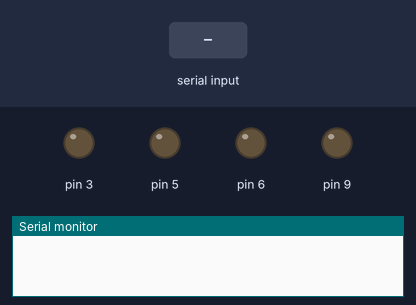
Simulated run of this sketch. Board: Arduino Uno, built with avr-gcc and run on an emulated ATmega328P. Shown: output pins drawn as LEDs (lit = HIGH), the last lines printed to the serial monitor. The test bench sets the inputs (shaded band).

Above: at 1.2 s.
1.3 s: "1" received over the second serial link
At 1.7 s:
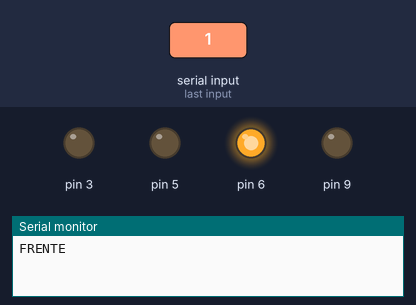
2.8 s: "2" received over the second serial link
At 4.0 s:
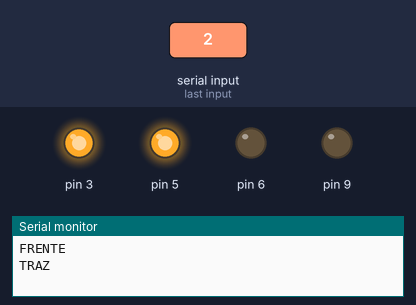
4.3 s: "3" received over the second serial link
At 5.2 s:
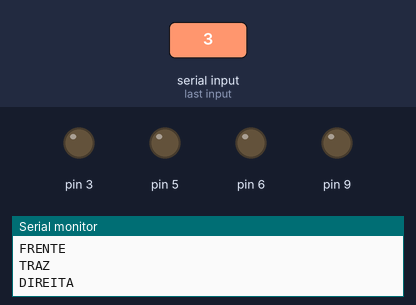
Timing chart, 0 to 7.3 s (numbered marks = the images above; inputs shaded):
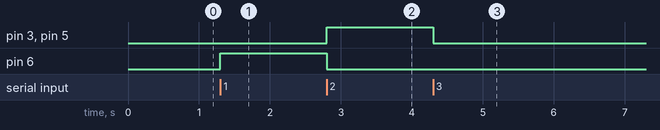

Measured:
- after the input at 1.3 s, pin 6: LOW → HIGH at once
- after the input at 2.8 s, pin 3, pin 5: LOW → HIGH at once; pin 6: HIGH → LOW at once
- after the input at 4.3 s, pin 3, pin 5: HIGH → LOW at once

The sketch:

carrinhoBluetooth.ino
```cpp
#include <SoftwareSerial.h> //BIBLIOTECA

const int pinoRX = 11; //PINO DIGITAL 11 (RX)
const int pinoTX = 10; //PINO DIGITAL 10 (TX)
int dadoBluetooth = 0; //VARIÁVEL QUE ARMAZENA O VALOR ENVIADO PELO BLUETOOTH

SoftwareSerial bluetooth(pinoRX, pinoTX); //PINOS QUE EMULAM A SERIAL

void setup(){
  Serial.begin(9600); //INICIALIZA A SERIAL
  bluetooth.begin(9600); //INICIALIZA A SERIAL DO BLUETOOTH
  pinMode(9, OUTPUT);
  pinMode(3, OUTPUT);
  pinMode(5, OUTPUT);
  pinMode(6, OUTPUT);
}

void loop(){
  if(bluetooth.available()){ //SE O BLUETOOTH ESTIVER HABILITADO, FAZ
       dadoBluetooth = bluetooth.read(); //VARIÁVEL RECEBE O VALOR ENVIADO PELO BLUETOOTH

    if(dadoBluetooth == '1'){ //SE O VALOR RECEBIDO FOR IGUAL A 1, FAZ
      Serial.println("FRENTE"); //IMPRIME O TEXTO NA SERIAL
      digitalWrite(13, HIGH);
      digitalWrite(3,LOW);
      digitalWrite(6,HIGH);
      digitalWrite(5,LOW);
    }
    if(dadoBluetooth == '2'){ //SE O VALOR RECEBIDO FOR IGUAL A 2, FAZ
      Serial.println("TRAZ"); //IMPRIME O TEXTO NA SERIAL
      digitalWrite(3, HIGH);
      digitalWrite(13,LOW);
      digitalWrite(5,HIGH);
      digitalWrite(6,LOW);
    }
    if(dadoBluetooth == '3'){ //SE O VALOR RECEBIDO FOR IGUAL A 3, FAZ
      Serial.println("DIREITA"); //IMPRIME O TEXTO NA SERIAL
      digitalWrite(13, HIGH);
      digitalWrite(3,LOW);
      digitalWrite(5,LOW);
      digitalWrite(6,LOW);
    }
    if(dadoBluetooth == '4'){ //SE O VALOR RECEBIDO FOR IGUAL A 4, FAZ
      Serial.println("ESQUERDA"); //IMPRIME O TEXTO NA SERIAL
      digitalWrite(3, LOW);
      digitalWrite(13,LOW);
      digitalWrite(6,HIGH);
      digitalWrite(5,LOW);
    }
    if(dadoBluetooth == '0'){ //SE O VALOR RECEBIDO FOR IGUAL A 0, FAZ
      Serial.println("DESLIGADO"); //IMPRIME O TEXTO NA SERIAL
      digitalWrite(13, LOW);
      digitalWrite(3, LOW);
      digitalWrite(5, LOW);
      digitalWrite(6, LOW);
    }
  }
}
```
